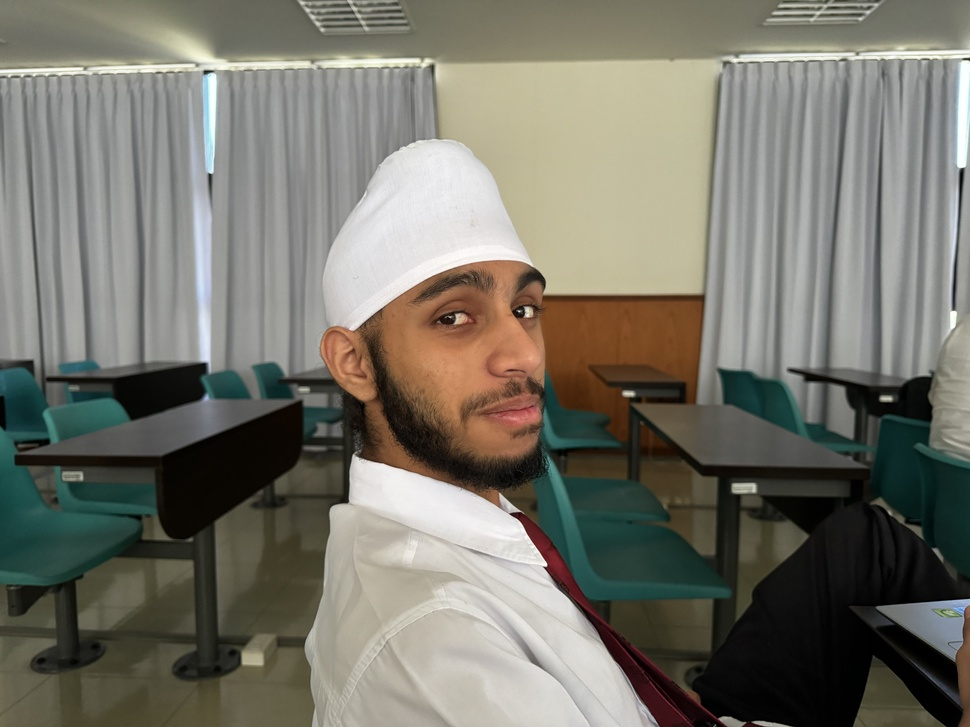
#> input picture midtermTemplate/q3/tanat.jpg, 970 x 727 px, shrunk from 5712 x 4284 before the run, found by its file name
$ python q3.py
#> lines starting #> are read from the running program, lines starting #| are printed output that depends on the picture
import cv2
import matplotlib.pyplot as plt

# Load the color image
image_path = "C:/Users/Acer/OneDrive/Desktop/Study/Y3Sem2/imageProcessing/midterm/tanat.jpg"
color_image = cv2.imread(image_path)
#> color_image is the input picture: shape (727, 970, 3); mean B, G, R 106.7, 116.9, 118.7
color_image_rgb = cv2.cvtColor(color_image, cv2.COLOR_BGR2RGB)

# Compute histogram of the color image
hist_color = [cv2.calcHist([color_image], [i], None, [256], [0, 256]) for i in range(3)]
#> hist_color = 3 items

# Plot the histogram of the color image
plt.figure(figsize=(15, 5))

plt.subplot(1, 3, 1)
plt.plot(hist_color[0], color='red')
plt.title('Histogram - Red Channel')

plt.subplot(1, 3, 2)
plt.plot(hist_color[1], color='green')
plt.title('Histogram - Green Channel')

plt.subplot(1, 3, 3)
plt.plot(hist_color[2], color='blue')
plt.title('Histogram - Blue Channel')

plt.show()
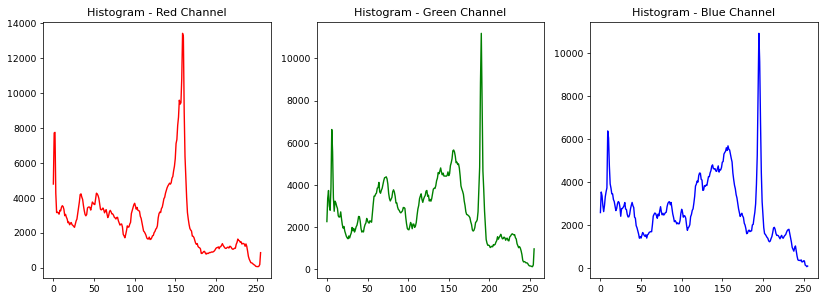
#> figure drawn by matplotlib, 3 panels; panel 1: curve peaks at x = 159, y = 13416; panel 2: curve peaks at x = 190, y = 11184; panel 3: curve peaks at x = 195, y = 10916

# Perform local histogram equalization of the third quadrant of the color image
height, width, _ = color_image.shape
#> height = 727; width = 970

# Define the coordinates for the third quadrant
start_row = height // 2
#> start_row = 363
start_col = width // 2
#> start_col = 485

# Extract the third quadrant
third_quadrant = color_image[start_row:, :start_col, :]
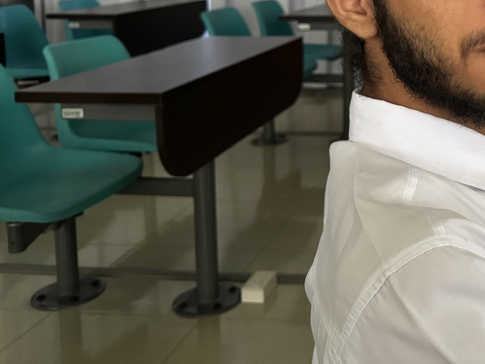
#> third_quadrant: shape (364, 485, 3); mean B, G, R 82.1, 94.1, 94

# Convert the third quadrant to LAB color space
third_quadrant_lab = cv2.cvtColor(third_quadrant, cv2.COLOR_RGB2LAB)
#> third_quadrant_lab: shape (364, 485, 3); mean of channels 0, 1, 2 96.7, 123.9, 126.8

# Equalize the histogram of the L channel in the LAB color space
third_quadrant_lab[:, :, 0] = cv2.equalizeHist(third_quadrant_lab[:, :, 0])
#> third_quadrant_lab: shape (364, 485, 3); mean of channels 0, 1, 2 128.5, 123.9, 126.8

# Convert the third quadrant back to RGB color space
equalized_third_quadrant = cv2.cvtColor(third_quadrant_lab, cv2.COLOR_LAB2RGB)
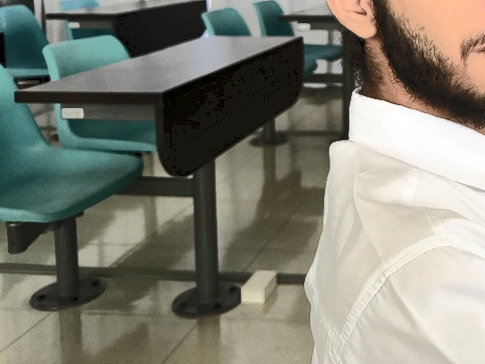
#> equalized_third_quadrant: shape (364, 485, 3); mean B, G, R 114.1, 126.1, 125.9

# Replace the original third quadrant with the equalized one
color_image[start_row:, :start_col, :] = equalized_third_quadrant
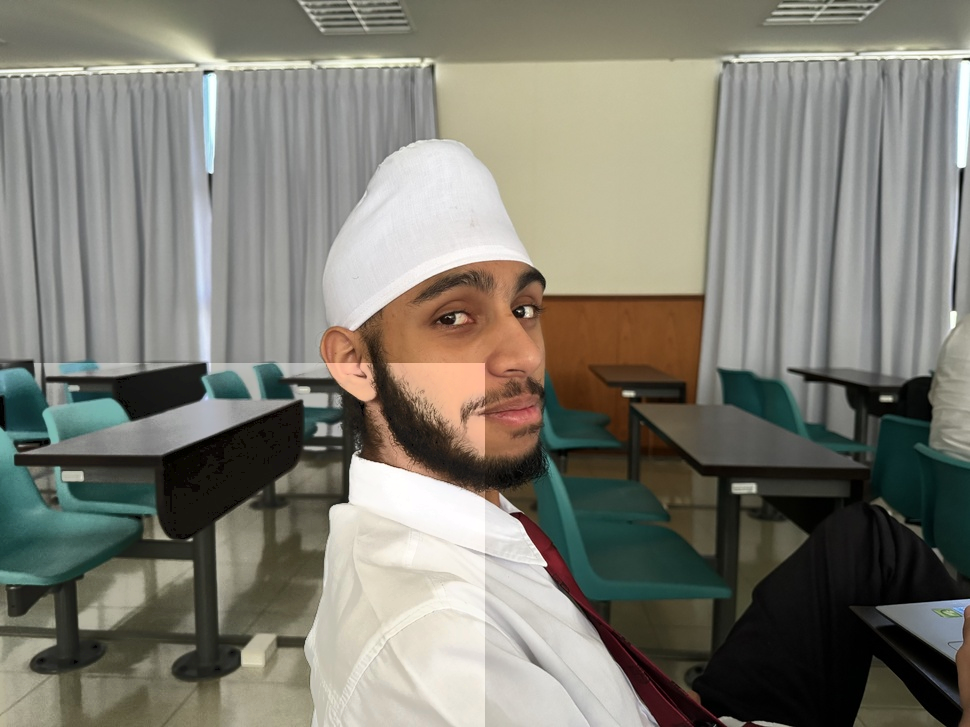
#> color_image: shape (727, 970, 3); mean B, G, R 114.7, 125, 126.7

# Compute histogram of the equalized color image
hist_equalized_color = [cv2.calcHist([color_image], [i], None, [256], [0, 256]) for i in range(3)]
#> hist_equalized_color = 3 items

# Plot the histogram of the equalized color image
plt.figure(figsize=(15, 5))

plt.subplot(1, 3, 1)
plt.plot(hist_equalized_color[0], color='red')
plt.title('Equalized Histogram - Red Channel')

plt.subplot(1, 3, 2)
plt.plot(hist_equalized_color[1], color='green')
plt.title('Equalized Histogram - Green Channel')

plt.subplot(1, 3, 3)
plt.plot(hist_equalized_color[2], color='blue')
plt.title('Equalized Histogram - Blue Channel')

plt.show()
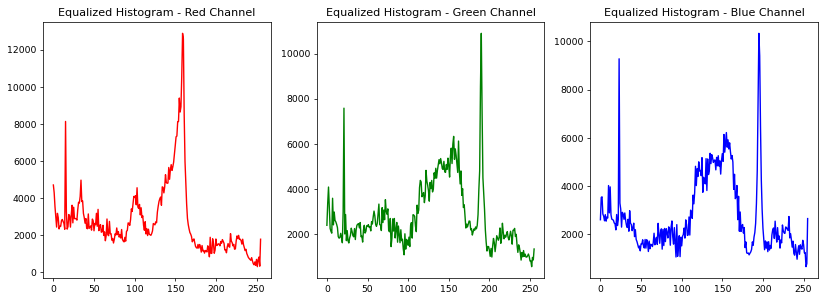
#> figure drawn by matplotlib, 3 panels; panel 1: curve peaks at x = 159, y = 12875; panel 2: curve peaks at x = 190, y = 10902; panel 3: curve peaks at x = 195, y = 10337

# Display the original and equalized color images
plt.figure(figsize=(10, 5))

plt.subplot(1, 2, 1)
plt.imshow(color_image_rgb)
plt.title('Original Image')

plt.subplot(1, 2, 2)
plt.imshow(cv2.cvtColor(color_image, cv2.COLOR_BGR2RGB))
plt.title('Equalized Image')

plt.show()
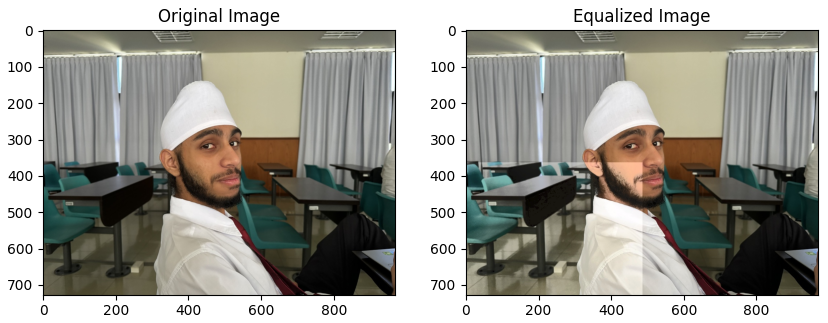
#> figure drawn by matplotlib, 2 panels
